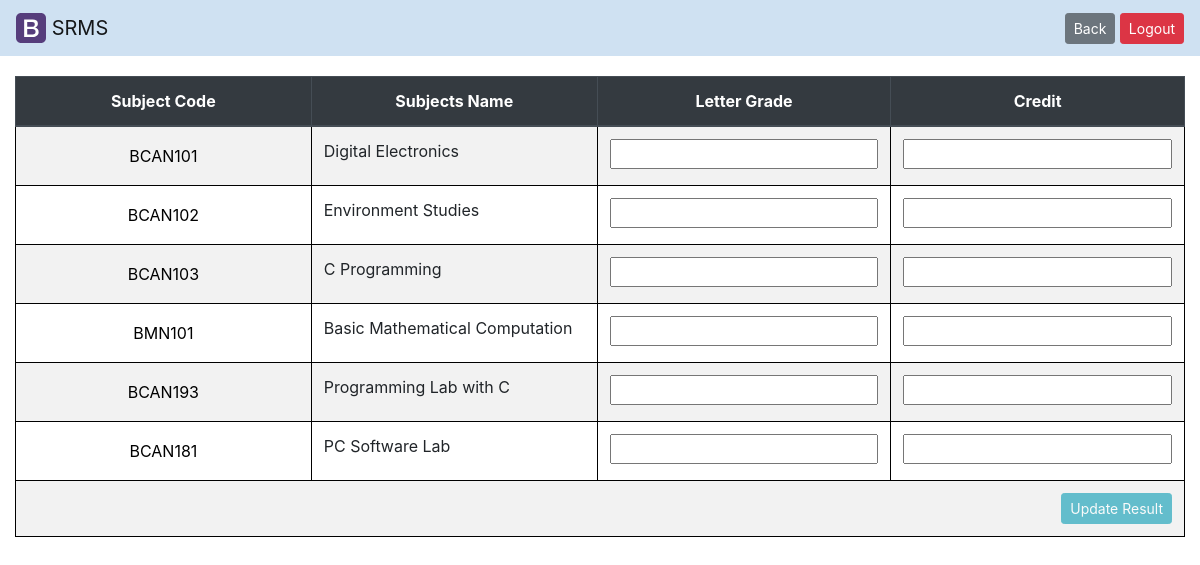
The app's page /teacher/update_common.php?roll=14901219007&sem=1 (signed in) with its own data.
### tables this page shows
create table subjects (course varchar(10),sem int, sub_code varchar(30),sub_name varchar(256));

### teacher/insert.php (the view)
<?php
	$row=mysqli_query($con,"select sub_code,sub_name from subjects where course='".$_SESSION['ca']."' and sem=".$sem);
	while($r=mysqli_fetch_assoc($row))
	{
		$x=$r['sub_code'];
		echo "<tr>
		    	<td><input class='mark' type='text' name='".$x."' value='".$x."' readonly></td>
		    	<td class='smark'>".$r['sub_name']."</td>
		    	<td><input type='text'	 class='data' name='".$x.'A'."' id='".$x."'	    onkeyup='manage(this)'></td>
		    	<td><input type='number' class='data' name='".$x.'B'."' id='".$x.'B'."' onkeyup='manage(this)'></td>
		      </tr>";
	}
?>
<tr><td colspan='4' align='right'><button type='submit' class="btn btn-info btn-sm" name='update' id ='upload' disabled>Update Result</button></td></tr>

### css/teacher.css (style rules this page uses)
tr { text-align: center; }
td { border: 1px solid black !important; }
.mark { border: none; background: inherit; text-align: center; padding: 5px !important; width: 100%; }
.smark { text-align: left; }
.data { width:100%; }

### records on screen
subjects: sub_code "BCAN101", sub_name "Digital Electronics"
subjects: sub_code "BCAN102", sub_name "Environment Studies"
subjects: sub_code "BCAN103", sub_name "C Programming"
subjects: sub_code "BMN101", sub_name "Basic Mathematical Computation"
subjects: sub_code "BCAN193", sub_name "Programming Lab with C"
subjects: sub_code "BCAN181", sub_name "PC Software Lab"
